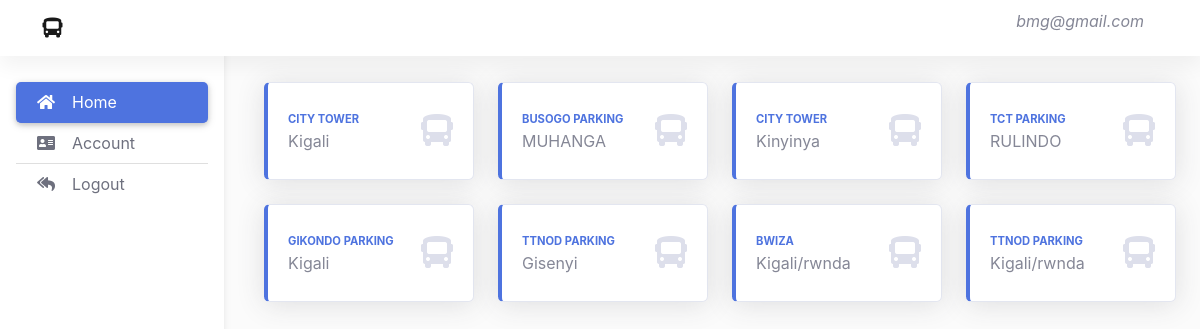
Page /Driver/Driver_Dashboard/index.php (signed in) on the committed database.
### tables this page shows
CREATE TABLE `parkings` (
  `id` int(11) NOT NULL,
  `P_name` varchar(30) NOT NULL,
  `P_Location` varchar(20) NOT NULL,
  `P_Size` varchar(11) NOT NULL,
  `P_owner` int(11) NOT NULL
);

### Driver/Driver_Dashboard/index.php (the view, shortened to what this page needs)
<?php require 'config/header.php'; ?>
  <main style="margin-top: 58px">
    <div class="container pt-4">
      <section>
      <div class="row">
      <?php
                 $dsn = 'mysql:host=localhost;dbname=parking_system';
                 $username = 'root';
                 $password = '';
                 $options = [];
                 try {
                 $connection = new PDO($dsn, $username, $password, $options);
                 } catch(PDOException $e) {
                 }
                 $sql = 'SELECT * FROM parkings';
                 $stmt = $connection->prepare($sql);
                 $stmt->execute();
                 ?>
             <?php
                 while($row=$stmt->fetch(PDO::FETCH_ASSOC))
                     {
                      $id = $row['id'];
                        $p_name = $row['P_name'];
                        $P_lacation = $row['P_Location'];
                        ?>
         <div class="col-xl-3 col-md-6 mb-4">
                            <div class="card border-left-primary shadow h-100 py-2">
                                <div class="card-body">
                                    <div class="row no-gutters align-items-center">
                                        <div class="col mr-2">
                                            <a href="Book_Parking.php?id=<?php echo $id; ?>">
                                            <div class="text-xs font-weight-bold text-primary text-uppercase mb-1">
                                               <?php echo $p_name; ?>
                                             </div>
                                            </a>
                                            <div class="h6 mb-0">  <?php echo $P_lacation;  ?></div>
                                        </div>
                                        <div class="col-auto">
                                            <i class="fas fa-bus fa-2x text-gray-300"></i>
                                        </div>
                                    </div>
                                </div>
                            </div>
                        </div>
          <?php } ?>
                     </div>
      </section>
    </div>
  </main>
</body>
</html>

### Driver/Driver_Dashboard/config/header.php (shortened to what this page needs)
<!DOCTYPE html>
<html lang="en">
<head>
  <link rel="stylesheet" href="https://use.fontawesome.com/releases/v5.11.2/css/all.css" />
  <link rel="stylesheet" href="css/mdb.min.css" />
  <link href="css/sb-admin-2.min.css" rel="stylesheet">
  <link rel="stylesheet" href="css/admin.css" />
</head>
<body>
  <header>
    <nav id="sidebarMenu" class="collapse d-lg-block sidebar collapse bg-white">
      <div class="position-sticky">
        <div class="list-group list-group-flush mx-3 mt-4">
          <a href="index.php" class="list-group-item list-group-item-action py-2 ripple active" aria-current="true">
            <i class="fas fa-home fa-fw me-3"></i><span>Home</span>
          </a>
          <a href="My_Account.php" class="list-group-item list-group-item-action py-2 ripple"><i
              class="fas fa-address-card fa-fw me-3"></i><span>Account</span></a>
          <a href="logout.php" class="list-group-item list-group-item-action py-2 ripple">
            <i class="fas fa-reply-all fa-fw me-3"></i><span>Logout</span>
          </a>
        </div>
      </div>
    </nav>
    <nav id="main-navbar" class="navbar navbar-expand-lg navbar-light bg-white fixed-top">
      <div class="container-fluid">
        <a class="navbar-brand" href="#">
        <i class="fas fa-bus fa-fw me-3"></i>
        </a>
        <ul class="navbar-nav ms-auto d-flex flex-row">
          <li class="nav-item dropdown">
              <i><?php echo $_SESSION['driver']; ?></i>
          </li>
          <li class="nav-item dropdown">
            <a class="nav-link dropdown-toggle hidden-arrow d-flex align-items-center" href="#"
              id="navbarDropdownMenuLink" role="button" data-mdb-toggle="dropdown" aria-expanded="false">
            </a>
          </li>
        </ul>
      </div>
    </nav>
  </header>

### Driver/Driver_Dashboard/css/admin.css (style rules this page uses)
body { background-color: #fbfbfb; }
@media (min-width: 991.98px) { main { padding-left: 240px; } }
.sidebar { position: fixed; top: 0; bottom: 0; left: 0; padding: 58px 0 0; box-shadow: 0 2px 5px 0 rgb(0 0 0 / 5%), 0 2px 10px 0 rgb(0 0 0 / 5%); width: 240px; z-index: 600; }
.sidebar .active { border-radius: 5px; box-shadow: 0 2px 5px 0 rgb(0 0 0 / 16%), 0 2px 10px 0 rgb(0 0 0 / 12%); }

### rows in the picture
parkings: P_name "CITY TOWER", P_Location "Kigali"
parkings: P_name "BUSOGO PARKING", P_Location "MUHANGA"
parkings: P_name "CITY TOWER", P_Location "Kinyinya"
parkings: P_name "TCT PARKING", P_Location "RULINDO"
parkings: P_name "GIKONDO PARKING", P_Location "Kigali"
parkings: P_name "TTNOD PARKING", P_Location "Gisenyi"
parkings: P_name "BWIZA", P_Location "Kigali/rwnda"
parkings: P_name "TTNOD PARKING", P_Location "Kigali/rwnda"

### other values in the picture
$_SESSION['driver'] "bmg@gmail.com"
